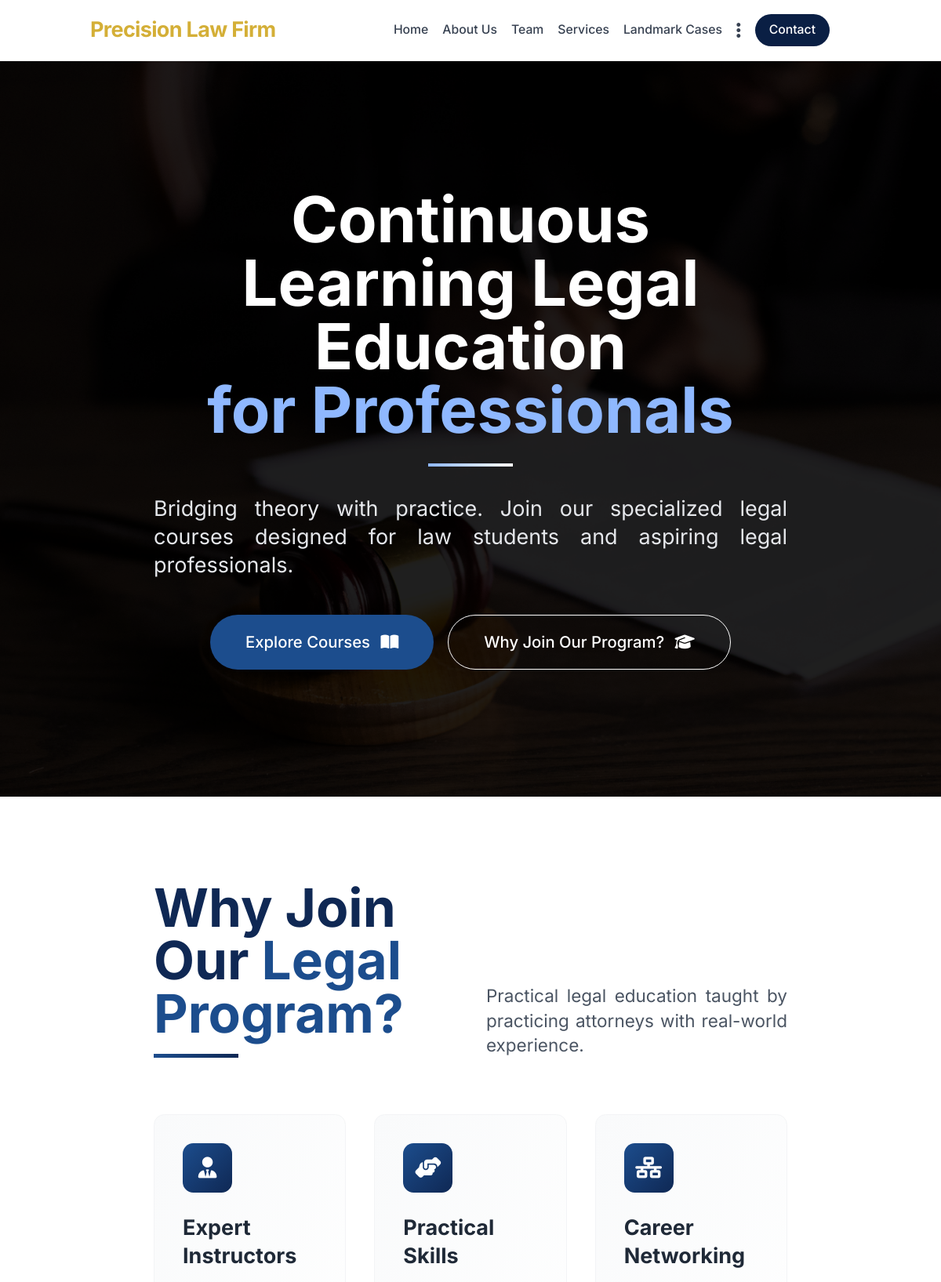
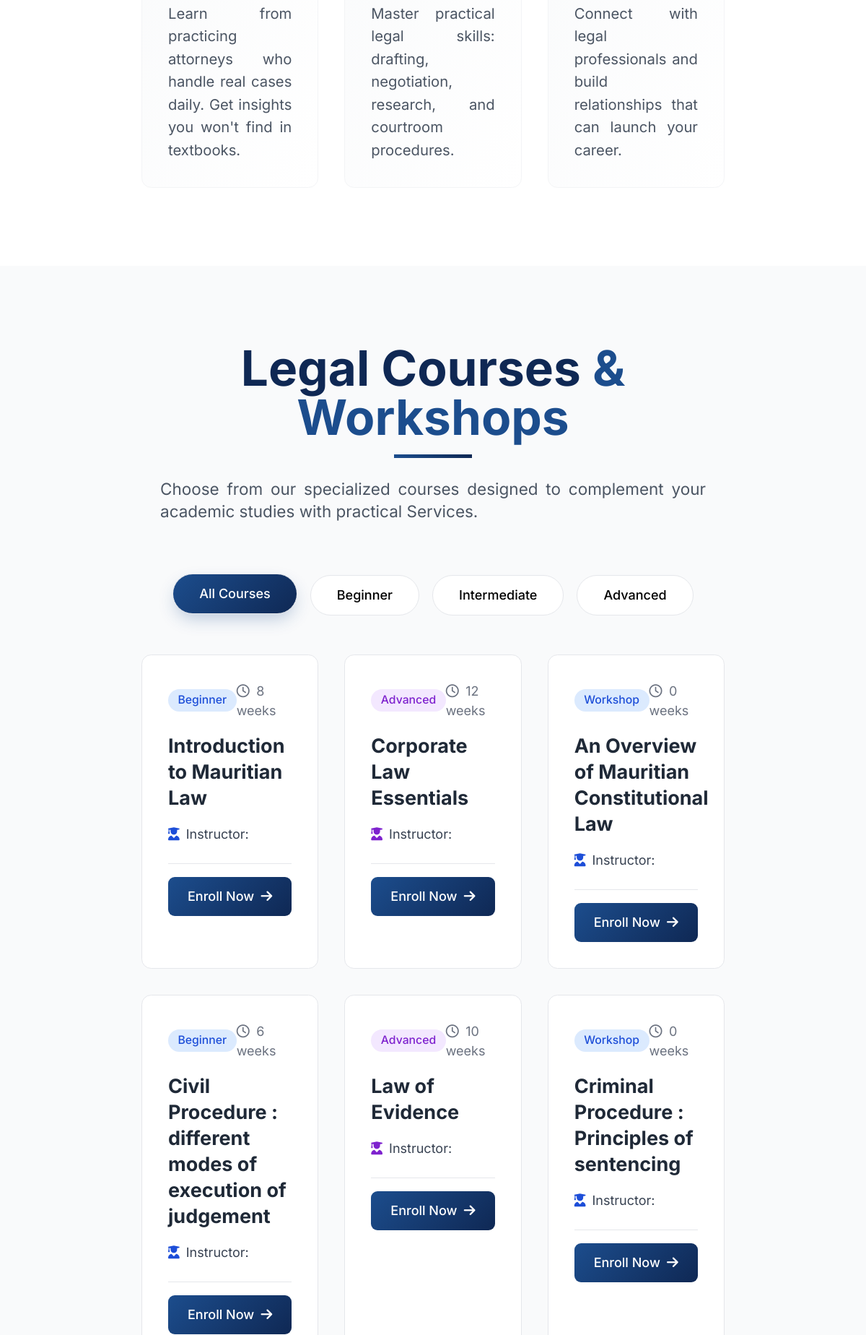
Page /pages/courses.php (upper part) on the committed database (2 pictures, top to bottom).
### tables this page shows
CREATE TABLE `courses_hero` (
  `id` int(11) NOT NULL,
  `title_line1` varchar(255) NOT NULL,
  `title_line2` varchar(255) NOT NULL,
  `subtitle` text NOT NULL,
  `background_image` varchar(500) DEFAULT NULL,
  `primary_button_text` varchar(100) DEFAULT NULL,
  `primary_button_link` varchar(500) DEFAULT NULL,
  `secondary_button_text` varchar(100) DEFAULT NULL,
  `secondary_button_link` varchar(500) DEFAULT NULL,
  `created_at` timestamp NULL DEFAULT current_timestamp(),
  `updated_at` timestamp NULL DEFAULT current_timestamp() ON UPDATE current_timestamp()
);

CREATE TABLE `course_benefits` (
  `id` int(11) NOT NULL,
  `icon` varchar(50) NOT NULL,
  `title` varchar(255) NOT NULL,
  `description` text NOT NULL,
  `sort_order` int(11) DEFAULT 0,
  `is_active` tinyint(1) DEFAULT 1,
  `created_at` timestamp NULL DEFAULT current_timestamp()
);

CREATE TABLE `courses` (
  `id` int(11) NOT NULL,
  `title` varchar(255) NOT NULL,
  `description` text NOT NULL,
  `level_id` int(11) DEFAULT NULL,
  `duration_weeks` int(11) DEFAULT NULL,
  `duration_text` varchar(100) DEFAULT NULL,
  `price_rs` decimal(10,2) DEFAULT NULL,
  `instructor_name` varchar(255) DEFAULT NULL,
  `instructor_title` varchar(255) DEFAULT NULL,
  `start_date` date DEFAULT NULL,
  `icon` varchar(50) DEFAULT NULL,
  `features` text DEFAULT NULL,
  `category` varchar(50) DEFAULT NULL,
  `featured` tinyint(1) DEFAULT 0,
  `sort_order` int(11) DEFAULT 0,
  `is_active` tinyint(1) DEFAULT 1,
  `created_at` timestamp NULL DEFAULT current_timestamp(),
  `updated_at` timestamp NULL DEFAULT current_timestamp() ON UPDATE current_timestamp()
);

### pages/courses.php (the view, shortened to what this page needs)
<?php
require '../config.php';
$hero = null;
try {
    $stmt = $pdo->query("SELECT * FROM courses_hero ORDER BY id DESC LIMIT 1");
    $hero = $stmt->fetch();
} catch (Exception $e) {
}
$benefits = [];
try {
    $stmt = $pdo->query("SELECT * FROM course_benefits WHERE is_active = 1 ORDER BY sort_order ASC");
    $benefits = $stmt->fetchAll();
} catch (Exception $e) {
}
$courses = [];
try {
    $stmt = $pdo->query("SELECT * FROM courses WHERE is_active = 1 ORDER BY sort_order ASC");
    $courses = $stmt->fetchAll();
} catch (Exception $e) {
}
function formatCategory($category)
{
    $categories = [
        'beginner' => 'Beginner',
        'intermediate' => 'Intermediate',
        'advanced' => 'Advanced'
    ];
    return $categories[$category] ?? ucfirst($category);
}
function getCategoryColor($category)
{
    $colors = [
        'beginner' => ['bg' => 'bg-blue-50', 'text' => 'text-blue-700', 'border' => 'border-blue-700', 'light' => 'bg-blue-100'],
        'intermediate' => ['bg' => 'bg-green-50', 'text' => 'text-green-700', 'border' => 'border-green-700', 'light' => 'bg-green-100'],
        'advanced' => ['bg' => 'bg-purple-50', 'text' => 'text-purple-700', 'border' => 'border-purple-700', 'light' => 'bg-purple-100']
    ];
    return $colors[$category] ?? $colors['beginner'];
}
?>
<!DOCTYPE html>
<html lang="en">
<head>
    <script src="https://cdn.tailwindcss.com"></script>
    <link rel="stylesheet" href="https://cdnjs.cloudflare.com/ajax/libs/font-awesome/6.4.0/css/all.min.css">
    <link rel="stylesheet" href="https://unpkg.com/aos@next/dist/aos.css" />
</head>
<body class="bg-white">
    <?php include "../includes/navbar.php"; ?>
    <section class="relative bg-cover bg-center py-28 md:py-36"
        style="background-image: url('<?= htmlspecialchars($hero['background_image'] ?? '../components/img/bg-try.png') ?>');">
        <div class="absolute inset-0 bg-black/60"></div>
        <div class="relative container mx-auto px-6 md:px-12 lg:px-24">
            <div class="max-w-4xl mx-auto text-center" data-aos="fade-up-slow">
                <h1 class="text-5xl md:text-6xl lg:text-7xl font-bold mb-6">
                    <span class="text-white"><?= htmlspecialchars($hero['title_line1']) ?></span>
                    <span class="text-[#8FB8FF] block"><?= htmlspecialchars($hero['title_line2']) ?></span>
                </h1>
                <div class="w-24 h-1 bg-gradient-to-r from-[#8FB8FF] to-white mx-auto mb-8"></div>
                <p class="text-xl md:text-2xl text-gray-200 mb-10 max-w-3xl mx-auto ">
                    <?= htmlspecialchars($hero['subtitle']) ?>
                </p>
                <div class="flex flex-col sm:flex-row gap-4 justify-center">
                    <a href="<?= htmlspecialchars($hero['primary_button_link']) ?>" class="bg-[#1C4D8D] text-white px-10 py-4 rounded-full font-medium inline-flex items-center justify-center hover:bg-[#163A6B] text-lg">
                        <?= htmlspecialchars($hero['primary_button_text']) ?>
                        <i class="fas fa-book-open ml-3"></i>
                    </a>
                    <a href="<?= htmlspecialchars($hero['secondary_button_link']) ?>" class="border border-white text-white px-10 py-4 rounded-full font-medium inline-flex items-center justify-center hover:bg-white hover:text-[#1C4D8D] text-lg">
                        <?= htmlspecialchars($hero['secondary_button_text']) ?>
                        <i class="fas fa-graduation-cap ml-3"></i>
                    </a>
                </div>
            </div>
        </div>
    </section>
    <section id="why-join" class="py-24 bg-white">
        <div class="container mx-auto px-6 md:px-12 lg:px-24">
            <div class="max-w-6xl mx-auto">
                <div class="flex flex-col md:flex-row items-start md:items-end justify-between mb-16" data-aos="fade-up-slow">
                    <div>
                        <h2 class="text-5xl md:text-6xl font-bold mb-4">
                            <span class="text-[#0F2854]">Why Join Our</span>
                            <span class="text-[#1C4D8D]">Legal Program?</span>
                        </h2>
                        <div class="w-24 h-1 bg-gradient-to-r from-[#1C4D8D] to-[#0F2854]"></div>
                    </div>
                    <p class="text-xl text-gray-600 mt-4 md:mt-0 max-w-xl ">
                        Practical legal education taught by practicing attorneys with real-world experience.
                    </p>
                </div>
                <div class="grid md:grid-cols-3 gap-8">
                    <?php foreach ($benefits as $index => $benefit): ?>
                        <div class="bg-gradient-to-br from-gray-50 to-white p-8 rounded-xl border border-gray-100 hover-lift course-card"
                            data-aos="zoom-slow" data-aos-delay="<?= $index * 200 ?>">
                            <div class="w-14 h-14 rounded-xl bg-gradient-to-br from-[#1C4D8D] to-[#0F2854] flex items-center justify-center mb-6">
                                <i class="fas <?= $benefit['icon'] ?> text-white text-2xl"></i>
                            </div>
                            <h3 class="text-2xl font-bold text-gray-800 mb-4"><?= htmlspecialchars($benefit['title']) ?></h3>
                            <p class="text-gray-600 text-lg "><?= htmlspecialchars($benefit['description']) ?></p>
                        </div>
                    <?php endforeach; ?>
                </div>
            </div>
        </div>
    </section>
    <section id="courses" class="py-24 bg-gray-50">
        <div class="container mx-auto px-6 md:px-12 lg:px-24">
            <div class="max-w-6xl mx-auto">
                <div class="text-center mb-16" data-aos="fade-up-slow">
                    <h2 class="text-5xl md:text-6xl font-bold mb-4">
                        <span class="text-[#0F2854]">Legal Courses</span>
                        <span class="text-[#1C4D8D]">& Workshops</span>
                    </h2>
                    <div class="w-24 h-1 bg-gradient-to-r from-[#1C4D8D] to-[#0F2854] mx-auto mb-6"></div>
                    <p class="text-xl text-gray-600 max-w-2xl mx-auto ">
                        Choose from our specialized courses designed to complement your academic studies with practical Services.
                    </p>
                </div>
                <div class="flex flex-wrap justify-center gap-4 mb-12" data-aos="fade-up-slow">
                    <button class="tab-button active px-8 py-3 rounded-full font-medium bg-white border border-gray-200 text-base" onclick="filterCourses('all')">
                        All Courses
                    </button>
                    <button class="tab-button px-8 py-3 rounded-full font-medium bg-white border border-gray-200 text-base" onclick="filterCourses('beginner')">
                        Beginner
                    </button>
                    <button class="tab-button px-8 py-3 rounded-full font-medium bg-white border border-gray-200 text-base" onclick="filterCourses('intermediate')">
                        Intermediate
                    </button>
                    <button class="tab-button px-8 py-3 rounded-full font-medium bg-white border border-gray-200 text-base" onclick="filterCourses('advanced')">
                        Advanced
                    </button>
                </div>
                <div class="grid md:grid-cols-2 lg:grid-cols-3 gap-8">
                    <?php foreach ($courses as $index => $course):
                        $colors = getCategoryColor($course['category'] ?? 'beginner');
                    ?>
                        <div class="course-card bg-white rounded-xl border border-gray-200 p-8 hover-lift"
                            data-aos="zoom-slow" data-aos-delay="<?= ($index % 3) * 100 ?>"
                            data-category="<?= $course['category'] ?? 'beginner' ?>">
                            <div class="mb-4 flex justify-between items-center">
                                <span class="<?= $colors['light'] ?> <?= $colors['text'] ?> px-3 py-1 rounded-full text-sm font-medium">
                                    <?= formatCategory($course['category'] ?? 'beginner') ?>
                                </span>
                                <span class="text-gray-500 text-base">
                                    <i class="far fa-clock mr-1"></i> <?= $course['duration_weeks'] ?? 8 ?> weeks
                                </span>
                            </div>
                            <h3 class="text-2xl font-bold text-gray-800 mb-3"><?= htmlspecialchars($course['title']) ?></h3>
                            <div class="mb-4">
                                <div class="flex items-center text-gray-700 text-base mb-2">
                                    <i class="fas fa-user-graduate mr-2 <?= $colors['text'] ?>"></i>
                                    <span>Instructor: <?= htmlspecialchars($course['instructor_name'] ?? 'TBD') ?></span>
                                </div>
                            </div>
                            <div class="flex items-center justify-between mt-6 pt-4 border-t">
                                <a href="#enroll"
                                    data-course-id="<?= $course['id'] ?>"
                                    data-course-title="<?= htmlspecialchars($course['title']) ?>"
                                    data-course-category="<?= $course['category'] ?? 'beginner' ?>"
                                    data-course-duration="<?= $course['duration_weeks'] ?? 8 ?>"
                                    data-course-instructor="<?= htmlspecialchars($course['instructor_name'] ?? 'TBD') ?>"
                                    class="btn-primary text-white px-6 py-3 rounded-lg font-medium text-base hover-lift select-course enroll-btn">
                                    Enroll Now <i class="fas fa-arrow-right ml-1"></i>
                                </a>
                            </div>
                        </div>
                    <?php endforeach; ?>
                </div>
            </div>
        </div>
    </section>
</body>
</html>

### pages/courses.php (style rules this page uses)
body { font-family: 'Inter', sans-serif; display: flex; flex-direction: column; min-height: 100vh; }
[data-aos] { transition-duration: 1500ms !important; }
.course-card { transition: all 0.6s cubic-bezier(0.34, 1.56, 0.64, 1); border: 2px solid #e5e7eb; position: relative; overflow: hidden; }
.btn-primary { background: linear-gradient(135deg, #1C4D8D 0%, #0F2854 100%); transition: all 0.4s cubic-bezier(0.34, 1.56, 0.64, 1); position: relative; overflow: hidden; }
.tab-button { transition: all 0.3s cubic-bezier(0.4, 0, 0.2, 1); }
.tab-button.active { background: linear-gradient(135deg, #1C4D8D 0%, #0F2854 100%); color: white; transform: translateY(-2px); box-shadow: 0 10px 25px -5px rgba(28, 77, 141, 0.3); }
p, .description-text, .testimonial-text, .course-description { text-align: justify; }
h1, h2, h3, h4, h5, h6, .title, .heading { text-align: left; }
.text-center h1, .text-center h2, .text-center h3, .text-center h4 { text-align: center; }
html { font-size: 16px; }
@media (min-width: 768px) { html { font-size: 18px; } }

### rows in the picture
courses_hero: background_image (picture), title_line1 "Continuous Learning Legal Education", title_line2 "for Professionals", subtitle "Bridging theory with practice. Join our specialized legal courses designed for law students and aspiring legal professionals.", primary_button_text "Explore Courses", secondary_button_text "Why Join Our Program?"
course_benefits: title "Expert Instructors", description "Learn from practicing attorneys who handle real cases daily. Get insights you won't find in textbooks."
course_benefits: title "Practical Skills", description "Master practical legal skills: drafting, negotiation, research, and courtroom procedures."
course_benefits: title "Career Networking", description "Connect with legal professionals and build relationships that can launch your career."
courses: category "Beginner", duration_weeks "8", title "Introduction to Mauritian Law"
courses: category "Advanced", duration_weeks "12", title "Corporate Law Essentials"
courses: category "Workshop", duration_weeks "0", title "An Overview of Mauritian Constitutional Law"
courses: category "Beginner", duration_weeks "6", title "Civil Procedure : different modes of execution of judgement"
courses: category "Advanced", duration_weeks "10", title "Law of Evidence"
courses: category "Workshop", duration_weeks "0", title "Criminal Procedure : Principles of sentencing"
